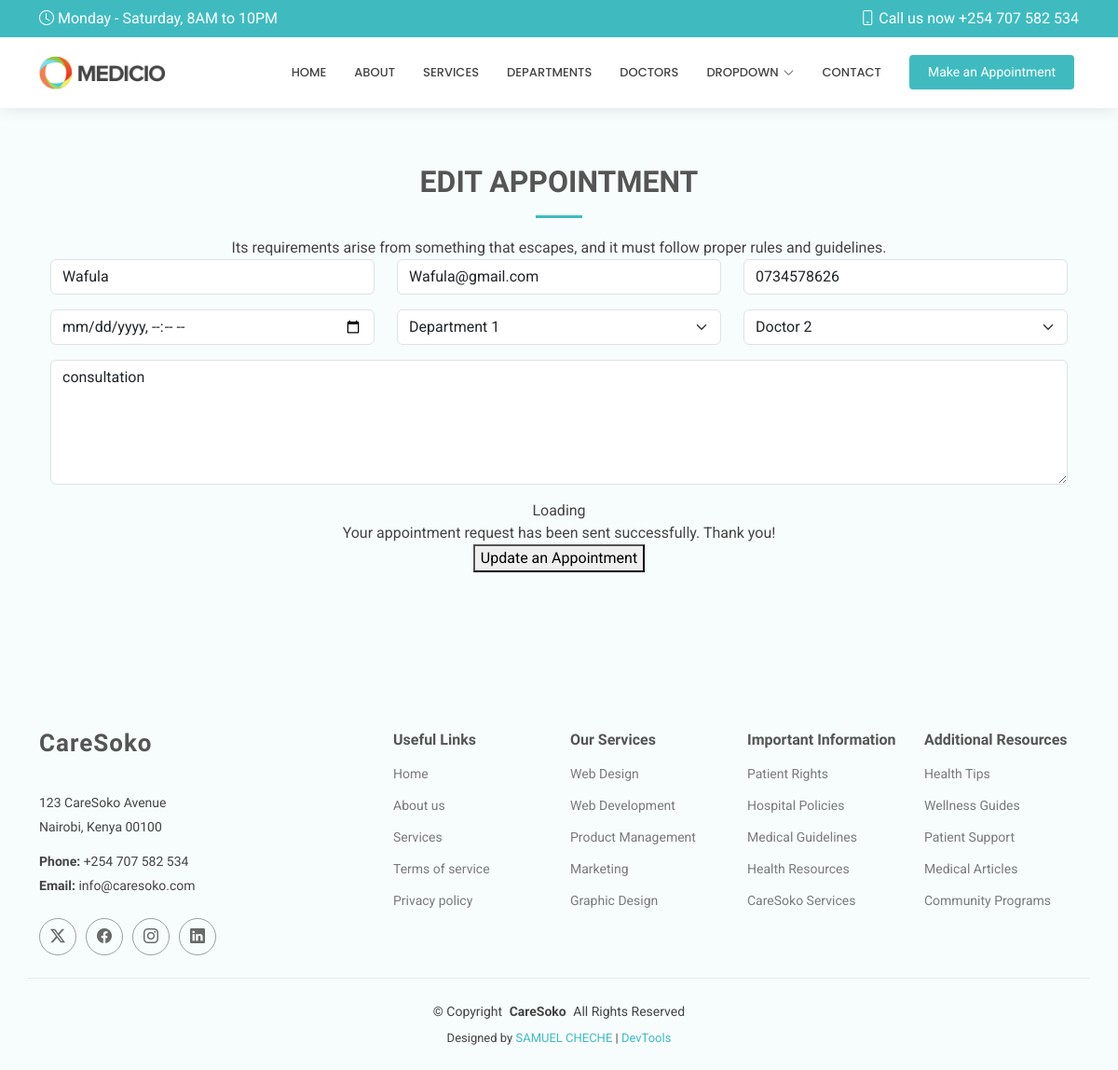
Page /edit/2 on the committed database.
### careapp/models.py (models this page shows, shortened)
class Appointment(models.Model):
    name = models.CharField(max_length=20)
    email = models.EmailField()
    phone = models.CharField(max_length=10)
    datetime = models.DateTimeField()
    department = models.CharField(max_length=20)
    doctor = models.CharField(max_length=20)
    message = models.TextField()

### careapp/views.py (the view, shortened to what this page needs)
# urls.py: path('edit/<int:id>', views.edit ),
def edit(request,id):
    editappointment = get_object_or_404(Appointment, id = id)
    return render(request, 'edit.html', {'editappointment' : editappointment} )

### careapp/templates/edit.html (shortened to what this page needs)
{% extends 'starter-page.html'%}
{% load static %}
{% block content %}
    <section id="appointment" class="appointment section light-background">
      <div class="container section-title" data-aos="fade-up">
        <h2>EDIT  APPOINTMENT</h2>
       <p>Its requirements arise from something that escapes, and it must follow proper rules and guidelines.</p>
      <div class="container" data-aos="fade-up" data-aos-delay="100">
        <form  method="post"  >
          <div class="row">
            <div class="col-md-4 form-group">
              <input type="text" value="{{ editappointment.name }}" name="name" class="form-control" id="name" placeholder="Your Name" required="">
            </div>
            <div class="col-md-4 form-group mt-3 mt-md-0">
              <input type="email" value="{{ editappointment.email }}" class="form-control" name="email" id="email" placeholder="Your Email" required="">
            </div>
            <div class="col-md-4 form-group mt-3 mt-md-0">
              <input type="tel" value="{{ editappointment.phone }}" class="form-control" name="phone" id="phone" placeholder="Your Phone" required="">
            </div>
          </div>
          <div class="row">
            <div class="col-md-4 form-group mt-3">
              <input type="datetime-local" value="{{ appointment.datetime|date:'Y-m-d\\TH:i'}}" name="datetime" class="form-control datepicker" id="datetime" placeholder="Appointment Date and Time" required="">
            </div>
            <div class="col-md-4 form-group mt-3">
              <select name="department" id="department" class="form-select" required="">
                <option value="Department 1" {% if editappointment.department == "Department 1" %} selected {% endif %}>Department 1</option>
              </select>
            </div>
            <div class="col-md-4 form-group mt-3">
              <select name="doctor" id="doctor" class="form-select" required="">
                <option value="Doctor 2" {% if editappointment.doctor == "Doctor 2" %} selected {% endif %}>Doctor 2</option>
              </select>
            </div>
          </div>
          <div class="form-group mt-3">
            <textarea class="form-control" name="message" rows="5" placeholder="Message (Optional)">{{ editappointment.message }}</textarea>
          </div>
          <div class="mt-3">
            <div class="loading">Loading</div>
            <div class="sent-message">Your appointment request has been sent successfully. Thank you!</div>
            <div class="text-center"><button type="submit">Update an Appointment</button></div>
          </div>
        </form>
      </div>
    </section>
{% endblock %}

### static/assets/css/main.css (style rules this page uses)
:root { --default-font: "Roboto", system-ui, -apple-system, "Segoe UI", Roboto, "Helvetica Neue", Arial, "Noto Sans", "Liberation Sans", sans-serif, "Apple Color Emoji", "Segoe UI Emoji", "Segoe UI Symbol", "Noto Color Emoji"; --heading-font: "Raleway", sans-serif; --nav-font: "Poppins", sans-serif; }
:root { --background-color: #ffffff; --default-color: #444444; --heading-color: #555555; --accent-color: #3fbbc0; --surface-color: #ffffff; --contrast-color: #ffffff; }
:root { --nav-color: #444444; --nav-hover-color: #3fbbc0; --nav-mobile-background-color: #ffffff; --nav-dropdown-background-color: #ffffff; --nav-dropdown-color: #444444; --nav-dropdown-hover-color: #3fbbc0; }
.light-background { --background-color: #f7fcfc; --surface-color: #ffffff; }
:root { scroll-behavior: smooth; }
body { color: var(--default-color); background-color: var(--background-color); font-family: var(--default-font); }
h1, h2, h3, h4, h5, h6 { color: var(--heading-color); font-family: var(--heading-font); }
section, .section { color: var(--default-color); background-color: var(--background-color); padding: 60px 0; scroll-margin-top: 120px; overflow: clip; }
.section-title { text-align: center; padding-bottom: 60px; position: relative; }
.section-title h2 { font-size: 32px; font-weight: 700; margin-bottom: 20px; padding-bottom: 20px; position: relative; }
.section-title h2:after { content: ""; position: absolute; display: block; width: 50px; height: 3px; background: var(--accent-color); left: 0; right: 0; bottom: 0; margin: auto; }
.section-title p { margin-bottom: 0; }

### rows in the picture
Appointment: name "Wafula", email "Wafula@gmail.com", phone "0734578626", department "Department 1", doctor "Doctor 2", message "consultation"
